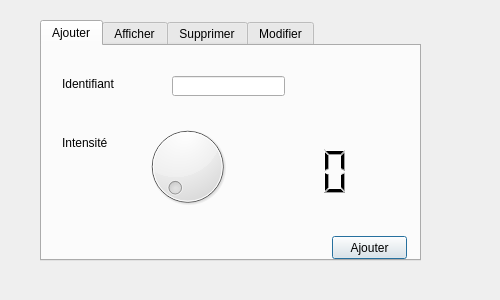
<?xml version="1.0" encoding="UTF-8"?>
<ui version="4.0">
 <class>Ventilateur</class>
 <widget class="QDialog" name="Ventilateur">
  <property name="geometry">
   <rect>
    <x>0</x>
    <y>0</y>
    <width>500</width>
    <height>300</height>
   </rect>
  </property>
  <property name="windowTitle">
   <string>Dialog</string>
  </property>
  <widget class="QTabWidget" name="tabWidget">
   <property name="geometry">
    <rect>
     <x>40</x>
     <y>20</y>
     <width>381</width>
     <height>241</height>
    </rect>
   </property>
   <property name="currentIndex">
    <number>0</number>
   </property>
   <widget class="QWidget" name="tab">
    <attribute name="title">
     <string>Ajouter</string>
    </attribute>
    <widget class="QLabel" name="label">
     <property name="geometry">
      <rect>
       <x>20</x>
       <y>30</y>
       <width>61</width>
       <height>16</height>
      </rect>
     </property>
     <property name="text">
      <string>Identifiant</string>
     </property>
    </widget>
    <widget class="QLabel" name="label_2">
     <property name="geometry">
      <rect>
       <x>20</x>
       <y>90</y>
       <width>47</width>
       <height>13</height>
      </rect>
     </property>
     <property name="text">
      <string>Intensité</string>
     </property>
    </widget>
    <widget class="QLineEdit" name="lineEdit_id">
     <property name="geometry">
      <rect>
       <x>130</x>
       <y>30</y>
       <width>113</width>
       <height>20</height>
      </rect>
     </property>
    </widget>
    <widget class="QPushButton" name="pb_ajouter">
     <property name="geometry">
      <rect>
       <x>290</x>
       <y>190</y>
       <width>75</width>
       <height>23</height>
      </rect>
     </property>
     <property name="text">
      <string>Ajouter</string>
     </property>
    </widget>
    <widget class="QDial" name="dial">
     <property name="geometry">
      <rect>
       <x>100</x>
       <y>70</y>
       <width>91</width>
       <height>101</height>
      </rect>
     </property>
     <property name="maximum">
      <number>63</number>
     </property>
     <property name="pageStep">
      <number>1</number>
     </property>
     <property name="tracking">
      <bool>true</bool>
     </property>
     <property name="notchTarget">
      <double>0.000000000000000</double>
     </property>
    </widget>
    <widget class="QLCDNumber" name="lcdNumber">
     <property name="geometry">
      <rect>
       <x>230</x>
       <y>100</y>
       <width>101</width>
       <height>51</height>
      </rect>
     </property>
     <property name="frameShape">
      <enum>QFrame::NoFrame</enum>
     </property>
     <property name="digitCount">
      <number>2</number>
     </property>
     <property name="mode">
      <enum>QLCDNumber::Dec</enum>
     </property>
     <property name="segmentStyle">
      <enum>QLCDNumber::Filled</enum>
     </property>
    </widget>
   </widget>
   <widget class="QWidget" name="tab_5">
    <attribute name="title">
     <string>Afficher</string>
    </attribute>
    <widget class="QTableView" name="tabv">
     <property name="geometry">
      <rect>
       <x>70</x>
       <y>20</y>
       <width>256</width>
       <height>151</height>
      </rect>
     </property>
    </widget>
    <widget class="QPushButton" name="pushButton">
     <property name="geometry">
      <rect>
       <x>150</x>
       <y>180</y>
       <width>75</width>
       <height>23</height>
      </rect>
     </property>
     <property name="text">
      <string>Reload</string>
     </property>
    </widget>
   </widget>
   <widget class="QWidget" name="tab_3">
    <attribute name="title">
     <string>Supprimer</string>
    </attribute>
    <widget class="QLineEdit" name="lineEdit_id_2">
     <property name="geometry">
      <rect>
       <x>140</x>
       <y>30</y>
       <width>113</width>
       <height>20</height>
      </rect>
     </property>
    </widget>
    <widget class="QLabel" name="label_4">
     <property name="geometry">
      <rect>
       <x>20</x>
       <y>30</y>
       <width>61</width>
       <height>16</height>
      </rect>
     </property>
     <property name="text">
      <string>Identifiant</string>
     </property>
    </widget>
    <widget class="QPushButton" name="pb_supprimer">
     <property name="geometry">
      <rect>
       <x>240</x>
       <y>140</y>
       <width>75</width>
       <height>23</height>
      </rect>
     </property>
     <property name="text">
      <string>Supprimer</string>
     </property>
    </widget>
   </widget>
   <widget class="QWidget" name="tab_4">
    <attribute name="title">
     <string>Modifier</string>
    </attribute>
    <widget class="QLCDNumber" name="lcdNumber_2">
     <property name="geometry">
      <rect>
       <x>200</x>
       <y>70</y>
       <width>41</width>
       <height>81</height>
      </rect>
     </property>
     <property name="frameShape">
      <enum>QFrame::NoFrame</enum>
     </property>
     <property name="digitCount">
      <number>2</number>
     </property>
     <property name="mode">
      <enum>QLCDNumber::Dec</enum>
     </property>
     <property name="segmentStyle">
      <enum>QLCDNumber::Filled</enum>
     </property>
    </widget>
    <widget class="QDial" name="dial_2">
     <property name="geometry">
      <rect>
       <x>120</x>
       <y>50</y>
       <width>61</width>
       <height>121</height>
      </rect>
     </property>
     <property name="maximum">
      <number>63</number>
     </property>
     <property name="pageStep">
      <number>1</number>
     </property>
     <property name="tracking">
      <bool>true</bool>
     </property>
     <property name="notchTarget">
      <double>0.000000000000000</double>
     </property>
    </widget>
    <widget class="QLineEdit" name="lineEdit_id_3">
     <property name="geometry">
      <rect>
       <x>122</x>
       <y>20</y>
       <width>111</width>
       <height>21</height>
      </rect>
     </property>
    </widget>
    <widget class="QLabel" name="label_3">
     <property name="geometry">
      <rect>
       <x>10</x>
       <y>20</y>
       <width>61</width>
       <height>16</height>
      </rect>
     </property>
     <property name="text">
      <string>Identifiant</string>
     </property>
    </widget>
    <widget class="QLabel" name="label_5">
     <property name="geometry">
      <rect>
       <x>20</x>
       <y>90</y>
       <width>47</width>
       <height>13</height>
      </rect>
     </property>
     <property name="text">
      <string>Intensité</string>
     </property>
    </widget>
    <widget class="QPushButton" name="pb_modifier">
     <property name="geometry">
      <rect>
       <x>250</x>
       <y>180</y>
       <width>75</width>
       <height>23</height>
      </rect>
     </property>
     <property name="text">
      <string>Modifier</string>
     </property>
    </widget>
   </widget>
  </widget>
 </widget>
 <resources/>
 <connections/>
</ui>
